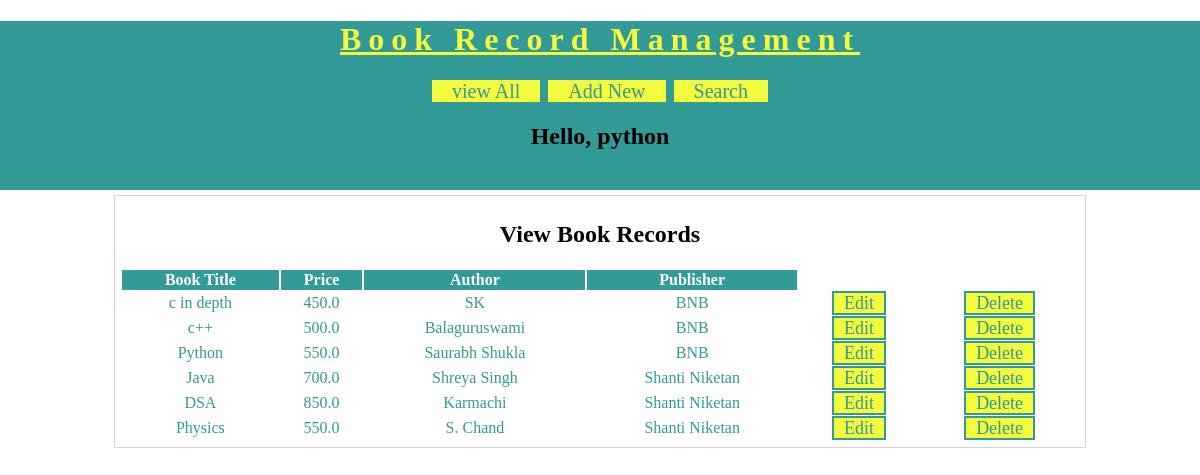
Screenshot of /BRMapp/view-books (signed in) with the database file from the repository.
### BRMapp/models.py (models this page shows)
class Book(models.Model):
    title=models.CharField(max_length=100)
    price=models.FloatField()
    author=models.CharField(max_length=100)
    publisher=models.CharField(max_length=100)

### BRMapp/views.py (the view)
# urls.py: url('view-books',views.viewBooks),
@login_required(login_url="/BRMapp/login/")
def viewBooks(request):
    books=models.Book.objects.all()
    username=request.session['username']
    res=render(request,'BRMapp/view_book.html',{'books':books,'username':username})
    return res

### templates/BRMapp/view_book.html (shortened to what this page needs)
<!DOCTYPE html>
{% load static %}
<html lang="en" dir="ltr">
  <head>
    <link rel="stylesheet" href="{% static 'CSS/BRMstyle.css' %}"
  </head>
  <body>
    <div id="header">
      <h1>Book Record Management</h1>
      <div id="nav">
        <a href="/BRMaoo/view-books">view All</a>
        <a href="/BRMapp/new-book">Add New</a>
        <a href="/BRMapp/search-book">Search</a>
      </div>
      <h2>Hello, {{username}}</h2>
    </div>
      <div id="main">
        <h2>View Book Records</h2>
        <table>
          <thead>
          <th>Book Title</th>
          <th>Price</th>
          <th>Author</th>
          <th>Publisher</th>
          </thead>
          {% for book in books %}
          <tr>
            <td>{{book.title}}</td>
            <td>{{book.price}}</td>
            <td>{{book.author}}</td>
            <td>{{book.publisher}}</td>
            <td><a class="btn" href="/BRMapp/edit-book?bookid={{book.id}}">Edit</a></td>
            <td><a class="btn" href="/BRMapp/delete-book?bookid={{book.id}}">Delete</a></td>
          </tr>
           {% endfor %}
          </table>
        </div>
  </body>
</html>

### static/CSS/BRMstyle.css (style rules this page uses)
body { background-color:white; margin:0px 0px 0px; font-family: "caliber"; }
#header { background-color:#329A97; padding-bottom:20px; text-align:center; }
#header h1 { text-align:center; color:#F4FA3C; letter-spacing: 7px; text-decoration: underline; }
#nav { width:60% margin:auto; }
#nav a { background-color: #F4FA3C; width: :150px; border:solid 2px #329A97; font-size:20px; text-decoration: none; color: #329A97; padding-left:20px; padding-right: 20px; }
#main { margin:auto; border:solid 1px lightgray; width:80%; padding:5px; margin-top:5px; }
#main h2, #main form { text-align:center; }
#main table { width:100%; text-align:center; color:#329A97; }
#main table th { background-color: #329A97; color:white; }
.btn { background-color: #F4FA3C; width:150px; border:solid 2px #329A97; font-size: 18px; text-decoration: none; color:#329A97; padding-left: 10px; padding-right: 10px; }

### rows the page displays
Book: title "c in depth", price "450.0", author "SK", publisher "BNB"
Book: title "c++", price "500.0", author "Balaguruswami", publisher "BNB"
Book: title "Python", price "550.0", author "Saurabh Shukla", publisher "BNB"
Book: title "Java", price "700.0", author "Shreya Singh", publisher "Shanti Niketan"
Book: title "DSA", price "850.0", author "Karmachi", publisher "Shanti Niketan"
Book: title "Physics", price "550.0", author "S. Chand", publisher "Shanti Niketan"

### other values shown
{{ username }} "python"
